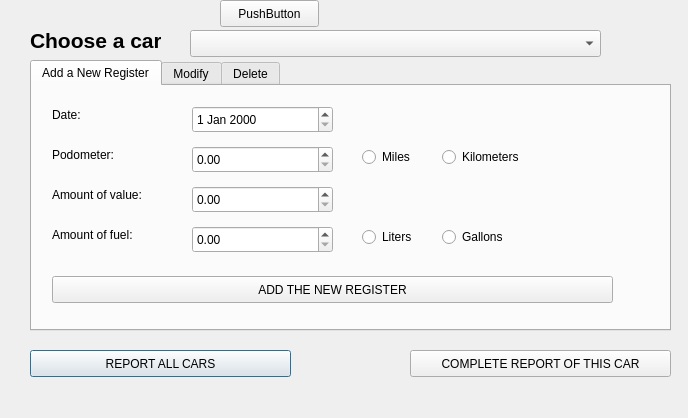
<?xml version="1.0" encoding="UTF-8"?>
<ui version="4.0">
 <class>savecars</class>
 <widget class="QDialog" name="savecars">
  <property name="geometry">
   <rect>
    <x>0</x>
    <y>0</y>
    <width>688</width>
    <height>418</height>
   </rect>
  </property>
  <property name="windowTitle">
   <string>Dialog</string>
  </property>
  <widget class="QPushButton" name="pushButton_2">
   <property name="geometry">
    <rect>
     <x>30</x>
     <y>350</y>
     <width>261</width>
     <height>27</height>
    </rect>
   </property>
   <property name="text">
    <string>REPORT ALL CARS</string>
   </property>
  </widget>
  <widget class="QPushButton" name="pushButton_3">
   <property name="geometry">
    <rect>
     <x>410</x>
     <y>350</y>
     <width>261</width>
     <height>27</height>
    </rect>
   </property>
   <property name="text">
    <string>COMPLETE REPORT OF THIS CAR</string>
   </property>
  </widget>
  <widget class="QComboBox" name="SCchooseCar">
   <property name="geometry">
    <rect>
     <x>190</x>
     <y>30</y>
     <width>411</width>
     <height>27</height>
    </rect>
   </property>
  </widget>
  <widget class="QLabel" name="label">
   <property name="geometry">
    <rect>
     <x>30</x>
     <y>30</y>
     <width>131</width>
     <height>21</height>
    </rect>
   </property>
   <property name="font">
    <font>
     <pointsize>16</pointsize>
     <weight>75</weight>
     <bold>true</bold>
    </font>
   </property>
   <property name="text">
    <string>Choose a car:</string>
   </property>
  </widget>
  <widget class="QTabWidget" name="tabWidget">
   <property name="geometry">
    <rect>
     <x>30</x>
     <y>60</y>
     <width>641</width>
     <height>271</height>
    </rect>
   </property>
   <property name="currentIndex">
    <number>0</number>
   </property>
   <widget class="QWidget" name="tab">
    <property name="accessibleName">
     <string/>
    </property>
    <attribute name="title">
     <string>Add a New Register</string>
    </attribute>
    <widget class="QLabel" name="label_2">
     <property name="geometry">
      <rect>
       <x>20</x>
       <y>20</y>
       <width>67</width>
       <height>17</height>
      </rect>
     </property>
     <property name="text">
      <string>Date:</string>
     </property>
    </widget>
    <widget class="QLabel" name="label_3">
     <property name="geometry">
      <rect>
       <x>20</x>
       <y>100</y>
       <width>121</width>
       <height>17</height>
      </rect>
     </property>
     <property name="text">
      <string>Amount of value:</string>
     </property>
    </widget>
    <widget class="QLabel" name="label_4">
     <property name="geometry">
      <rect>
       <x>20</x>
       <y>140</y>
       <width>111</width>
       <height>17</height>
      </rect>
     </property>
     <property name="text">
      <string>Amount of fuel:</string>
     </property>
    </widget>
    <widget class="QLabel" name="label_5">
     <property name="geometry">
      <rect>
       <x>20</x>
       <y>60</y>
       <width>91</width>
       <height>17</height>
      </rect>
     </property>
     <property name="text">
      <string>Podometer:</string>
     </property>
    </widget>
    <widget class="QDateEdit" name="dateEdit">
     <property name="geometry">
      <rect>
       <x>160</x>
       <y>20</y>
       <width>141</width>
       <height>27</height>
      </rect>
     </property>
    </widget>
    <widget class="QDoubleSpinBox" name="doubleSpinBox">
     <property name="geometry">
      <rect>
       <x>160</x>
       <y>60</y>
       <width>141</width>
       <height>27</height>
      </rect>
     </property>
     <property name="maximum">
      <double>999999.989999999990687</double>
     </property>
    </widget>
    <widget class="QDoubleSpinBox" name="doubleSpinBox_2">
     <property name="geometry">
      <rect>
       <x>160</x>
       <y>100</y>
       <width>141</width>
       <height>27</height>
      </rect>
     </property>
     <property name="maximum">
      <double>99999.990000000005239</double>
     </property>
    </widget>
    <widget class="QDoubleSpinBox" name="doubleSpinBox_3">
     <property name="geometry">
      <rect>
       <x>160</x>
       <y>140</y>
       <width>141</width>
       <height>27</height>
      </rect>
     </property>
     <property name="maximum">
      <double>10000.000000000000000</double>
     </property>
    </widget>
    <widget class="QRadioButton" name="radioButton">
     <property name="geometry">
      <rect>
       <x>330</x>
       <y>140</y>
       <width>71</width>
       <height>22</height>
      </rect>
     </property>
     <property name="text">
      <string>Liters</string>
     </property>
    </widget>
    <widget class="QRadioButton" name="radioButton_2">
     <property name="geometry">
      <rect>
       <x>410</x>
       <y>140</y>
       <width>81</width>
       <height>22</height>
      </rect>
     </property>
     <property name="text">
      <string>Gallons</string>
     </property>
    </widget>
    <widget class="QRadioButton" name="radioButton_3">
     <property name="geometry">
      <rect>
       <x>330</x>
       <y>60</y>
       <width>71</width>
       <height>22</height>
      </rect>
     </property>
     <property name="text">
      <string>Miles</string>
     </property>
    </widget>
    <widget class="QRadioButton" name="radioButton_4">
     <property name="geometry">
      <rect>
       <x>410</x>
       <y>60</y>
       <width>117</width>
       <height>22</height>
      </rect>
     </property>
     <property name="text">
      <string>Kilometers</string>
     </property>
    </widget>
    <widget class="QPushButton" name="pushButton">
     <property name="geometry">
      <rect>
       <x>20</x>
       <y>190</y>
       <width>561</width>
       <height>27</height>
      </rect>
     </property>
     <property name="text">
      <string>ADD THE NEW REGISTER</string>
     </property>
    </widget>
   </widget>
   <widget class="QWidget" name="tab_2">
    <attribute name="title">
     <string>Modify</string>
    </attribute>
   </widget>
   <widget class="QWidget" name="tan_3">
    <attribute name="title">
     <string>Delete</string>
    </attribute>
   </widget>
  </widget>
  <widget class="QPushButton" name="pushButton_4">
   <property name="geometry">
    <rect>
     <x>220</x>
     <y>0</y>
     <width>99</width>
     <height>27</height>
    </rect>
   </property>
   <property name="text">
    <string>PushButton</string>
   </property>
  </widget>
 </widget>
 <resources/>
 <connections/>
</ui>
